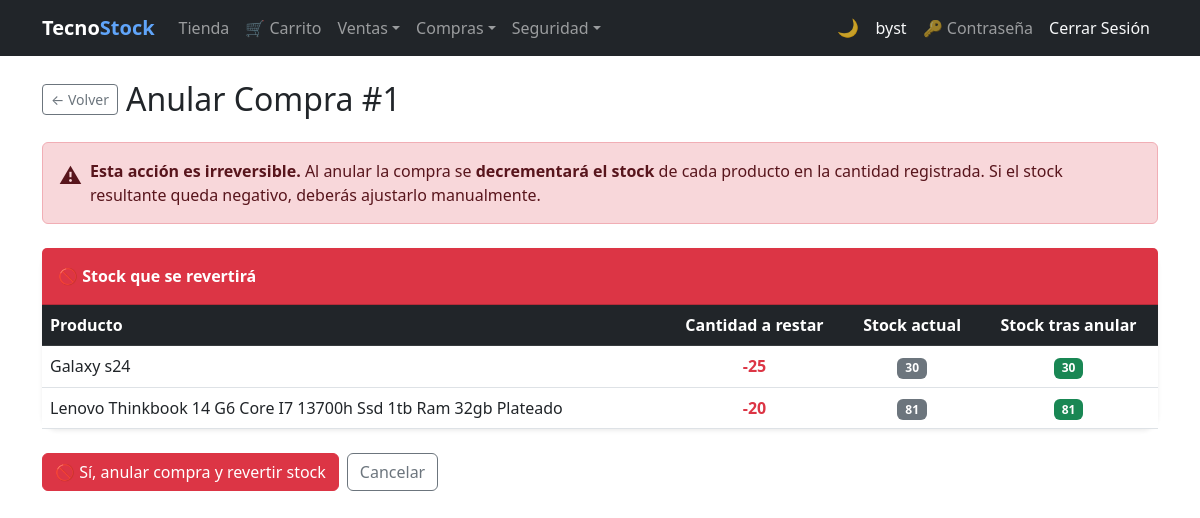
The app's page /purchases/1/cancel/ (signed in), older data.
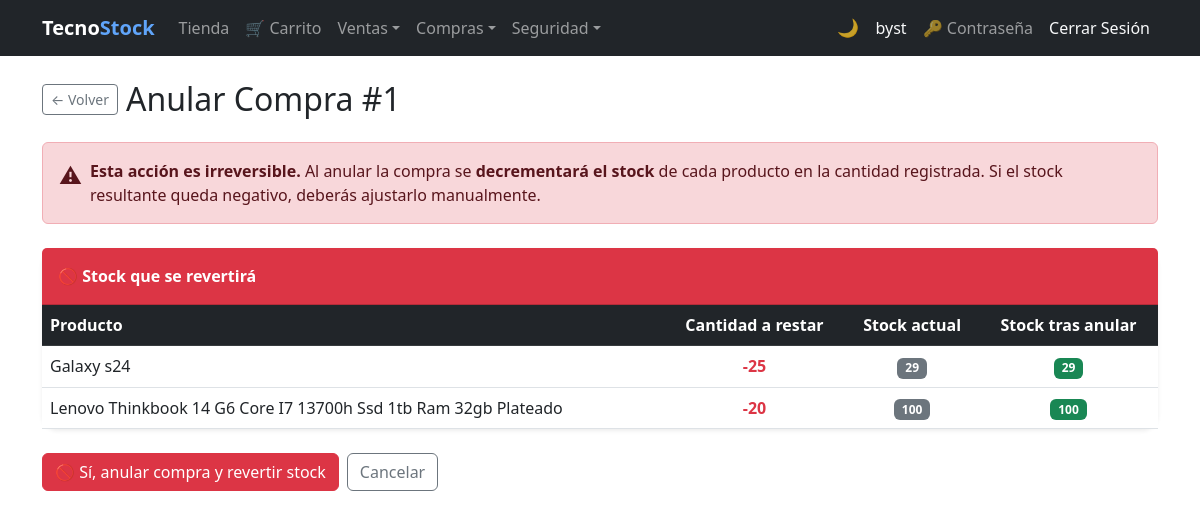
The same page, newer data.
### purchasing/models.py (models this page shows, shortened)
class PurchaseDetail(models.Model):
    purchase   = models.ForeignKey(
                     Purchase, on_delete=models.CASCADE,
                     related_name='details', verbose_name='Compra')
    product    = models.ForeignKey(
                     Product, on_delete=models.PROTECT,
                     related_name='purchase_details', verbose_name='Producto')
    quantity   = models.PositiveIntegerField(verbose_name='Cantidad', validators=[MinValueValidator(1)])
    unit_cost  = models.DecimalField(max_digits=12, decimal_places=2, verbose_name='Costo Unitario')
    subtotal   = models.DecimalField(max_digits=12, decimal_places=2, default=0, verbose_name='Subtotal')
    tax_amount = models.DecimalField(max_digits=12, decimal_places=2, default=0, verbose_name='IVA')
    class Meta:
        verbose_name        = 'Detalle de Compra'
        verbose_name_plural = 'Detalles de Compra'

### billing/models.py (models this page shows, shortened)
class Product(models.Model):
    name = models.CharField(max_length=200, verbose_name='Product Name')
    description = models.TextField(blank=True, null=True)
    brand = models.ForeignKey(Brand, on_delete=models.PROTECT, related_name='products')
    group = models.ForeignKey(ProductGroup, on_delete=models.PROTECT, related_name='products')
    suppliers = models.ManyToManyField(Supplier, related_name='products', blank=True)
    photo      = models.ImageField(upload_to='products/', blank=True, null=True, verbose_name='Foto')
    unit_price = models.DecimalField(max_digits=12, decimal_places=2)
    tax_rate   = models.DecimalField(
                     max_digits=5, decimal_places=4, default=Decimal('0.15'),
                     verbose_name='Tasa IVA',
                     validators=[MinValueValidator(Decimal('0')), MaxValueValidator(Decimal('1'))],
                 )
    stock = models.IntegerField(default=0)
    is_active = models.BooleanField(default=True)
    created_at = models.DateTimeField(auto_now_add=True)
    updated_at = models.DateTimeField(auto_now=True)
    class Meta:
        verbose_name = 'Product'
        verbose_name_plural = 'Products'
        ordering = ['name']

### purchasing/views.py (the view, shortened to what this page needs)
# urls.py: path('<int:pk>/cancel/',      views.purchase_cancel,             name='purchase_cancel'),
@roles_required(*_PURCHASING_ROLES)
def purchase_cancel(request, pk):
    purchase = get_object_or_404(Purchase, pk=pk)
    if not purchase.can_cancel:
        messages.error(request, 'Solo se puede anular una compra confirmada.')
        return redirect('purchasing:purchase_detail', pk=pk)
    return render(request, 'purchasing/purchase_cancel.html', {'purchase': purchase})

### purchasing/models.py (called while the page is built)
    @property
    def can_cancel(self):     return self.estado == self.CONFIRMADA

### security/templatetags/security_tags.py (called while the page is built)
@register.filter(name='has_group')
def has_group(user, group_name):
    if not user.is_authenticated:
        return False
    if user.is_superuser:  # el superusuario ve todo
        return True
    return user.groups.filter(name=group_name).exists()

### purchasing/templates/purchasing/purchase_cancel.html (shortened to what this page needs)
{% extends 'billing/base.html' %}
{% block content %}
<div class="d-flex align-items-center gap-2 mb-4">
  <a href="{% url 'purchasing:purchase_detail' purchase.pk %}"
     class="btn btn-outline-secondary btn-sm">&#8592; Volver</a>
  <h2 class="mb-0">Anular Compra #{{ purchase.id }}</h2>
</div>
<div class="alert alert-danger d-flex gap-2 align-items-start mb-4">
  <span style="font-size:1.4rem">&#9888;</span>
  <div>
    <strong>Esta acción es irreversible.</strong>
    Al anular la compra se <strong>decrementará el stock</strong> de cada producto en la
    cantidad registrada. Si el stock resultante queda negativo, deberás ajustarlo manualmente.
  </div>
</div>
<div class="card border-0 shadow-sm rounded-4 mb-4">
  <div class="card-header bg-danger text-white py-3">
    <span class="fw-bold">&#128683; Stock que se revertirá</span>
  </div>
  <div class="card-body p-0">
    <div class="table-responsive">
      <table class="table table-hover align-middle mb-0">
        <thead class="table-dark">
          <tr>
            <th>Producto</th>
            <th class="text-center">Cantidad a restar</th>
            <th class="text-center">Stock actual</th>
            <th class="text-center">Stock tras anular</th>
          </tr>
        </thead>
        <tbody>
          {% for det in purchase.details.all %}
          {% with result=det.product.stock|add:"-1"|add:det.quantity %}
          <tr {% if det.product.stock < det.quantity %}class="table-warning"{% endif %}>
            <td>{{ det.product.name }}</td>
            <td class="text-center fw-bold text-danger">-{{ det.quantity }}</td>
            <td class="text-center">
              <span class="badge bg-secondary">{{ det.product.stock }}</span>
            </td>
            <td class="text-center">
              {% with new_stock=det.product.stock|add:"-0" %}
              <span class="badge {% if det.product.stock < det.quantity %}bg-warning text-dark{% else %}bg-success{% endif %}">
                {{ det.product.stock|add:"-0" }}
              </span>
              {% endwith %}
            </td>
          </tr>
          {% endwith %}
          {% endfor %}
        </tbody>
      </table>
    </div>
  </div>
</div>
<form method="post">
  <div class="d-flex gap-2">
    <button type="submit" class="btn btn-danger">
      &#128683; Sí, anular compra y revertir stock
    </button>
    <a href="{% url 'purchasing:purchase_detail' purchase.pk %}"
       class="btn btn-outline-secondary">Cancelar</a>
  </div>
</form>
{% endblock %}

Row changes from the older to the newer data that the page shows:
changed through a linked row, PurchaseDetail "Galaxy s24": product.stock "30" → "29"; product.stock|add "30" → "29"
changed through a linked row, PurchaseDetail "Lenovo Thinkbook 14 G6 Core I7 13700h Ssd 1tb Ram 32gb Plateado": product.stock "81" → "100"; product.stock|add "81" → "100"
